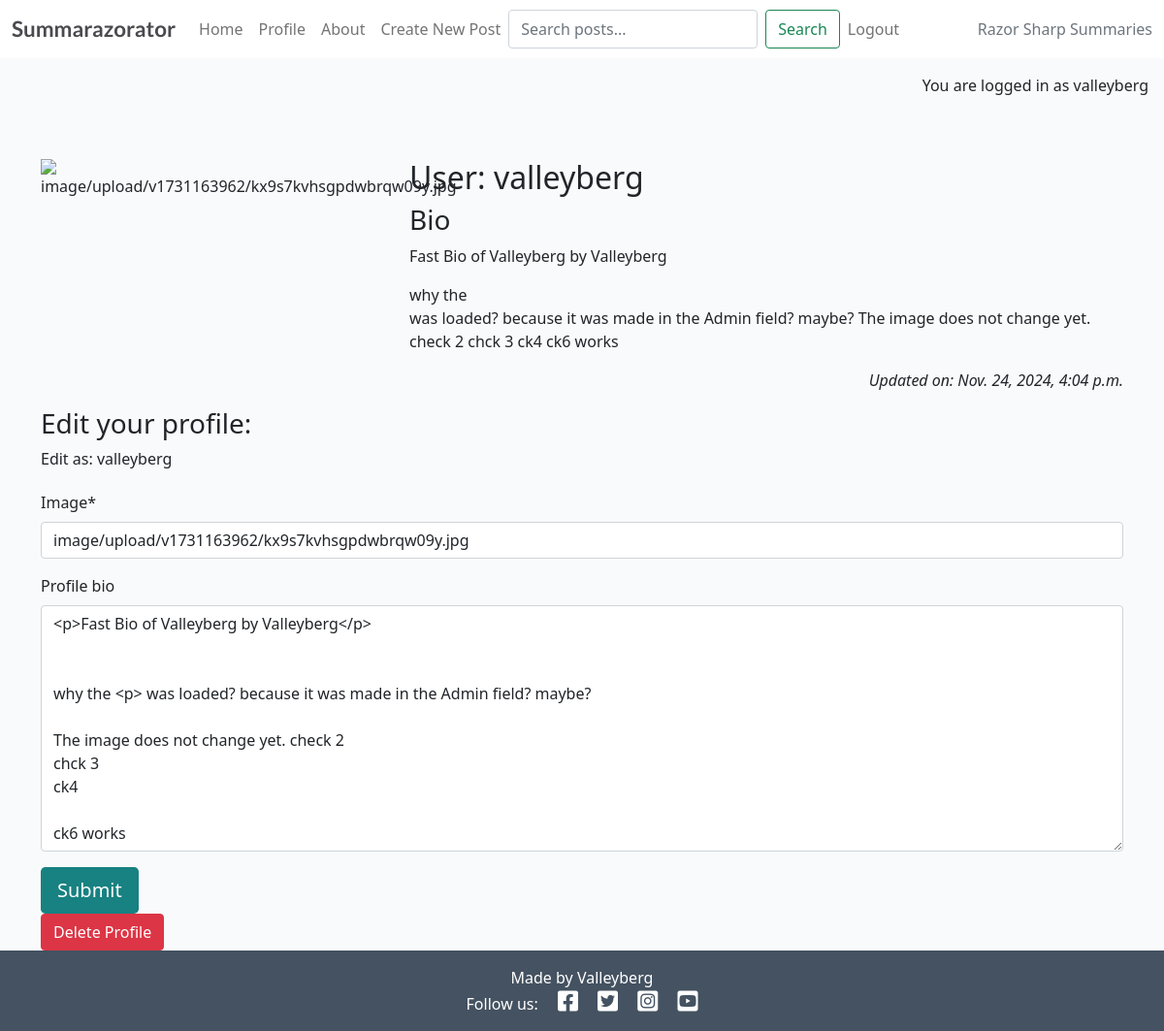
Page /profiler/edit/1/ (signed in) on the earlier database version.
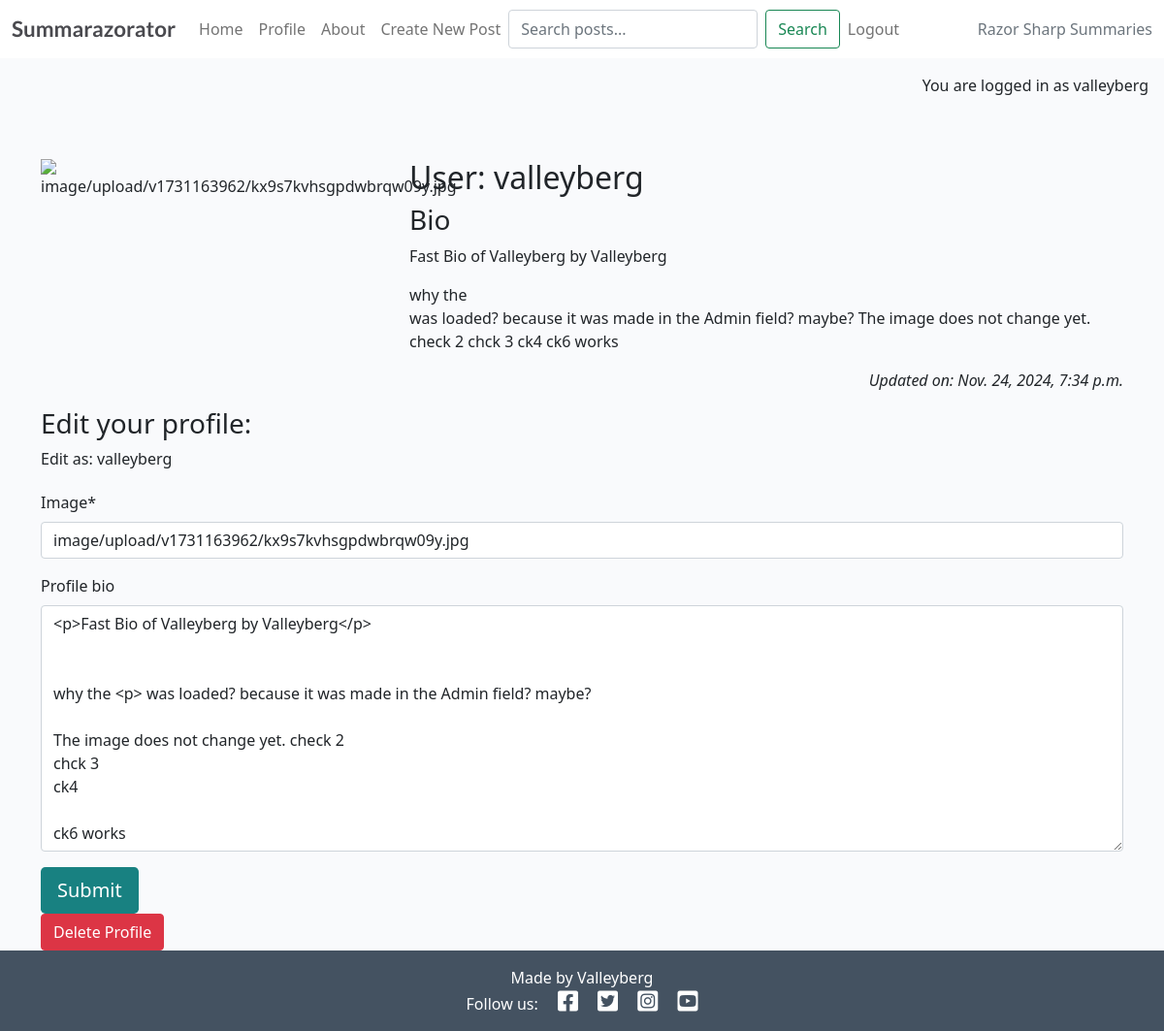
Same page on the later database version.
### profiler/models.py (models this page shows, shortened)
class Profiler(models.Model):
    profile_user = models.OneToOneField(
        User,
        on_delete=models.CASCADE,
        related_name="profiler"
    )
    profile_image = CloudinaryField(
        'image',
        default='static/images/default.png',
        folder='profile_pics'
    )
    profile_bio = models.TextField(
        blank=True,
        max_length=500
    )
    profile_created_on = models.DateTimeField(auto_now_add=True)
    profile_updated_on = models.DateTimeField(auto_now=True)
    profile_last_posts = models.ManyToManyField(
        Post,
        blank=True,
        related_name="profile_posts"
    )
    profile_last_comments = models.ManyToManyField(
        Comment,
        blank=True,
        related_name="profile_comments"
    )

### profiler/views.py (the view)
# urls.py: path('edit/<int:profiler_id>/', views.profiler_edit, name='profiler_edit'),
@login_required
def profiler_edit(request, profiler_id):
    profiler = get_object_or_404(
        Profiler,
        id=profiler_id,
        profile_user=request.user
    )
    if request.method == "POST":
        profiler_form = ProfilerForm(
            request.POST,
            request.FILES,
            instance=profiler
        )
        if profiler_form.is_valid():
            profiler_form.save()
            messages.success(request, 'Profile Updated!')
            return HttpResponseRedirect(reverse("profiler"))
        messages.error(request, 'Error updating profile!')
    else:
        profiler_form = ProfilerForm(instance=profiler)
    return render(
        request,
        "profiler/profiler_editor.html",
        {
            'profiler_form': profiler_form,
            'profiler': profiler
        },
    )

### profiler/forms.py
class ProfilerForm(forms.ModelForm):
    class Meta:
        model = Profiler
        fields = ('profile_image', 'profile_bio')

### profiler/templates/profiler/profiler_editor.html (shortened to what this page needs)
{% extends 'base.html' %}
{% block content %}
{% load static %}
{% load crispy_forms_tags %}
<div class="container mt-5">
    <div class="row">
        <div class="col-4 text-center">
            {% if profiler.profile_image %}
            <img src="{{ profiler.profile_image.url }}" class="scale" alt="{{ profiler.profile_image }}">
            {% else %}
            <img src="{% static 'images/nobody.jpg' %}" class="scale" alt="placeholder image">
            {% endif %}
        </div>
        <div class="col-8" id="profiler-data">
            <h2>User: {{ profiler.profile_user | safe }}</h2>
            <h3>Bio</h3>
            {{ profiler.profile_bio | safe }}
        </div>
    </div>
    <div class="row">
        <div class="col text-right">
            <p class="text-end"><em>Updated on: {{ profiler.profile_updated_on }}</em></p>
        </div>
    </div>
    {% if user.is_authenticated %}
    <h3>Edit your profile:</h3>
    <p>Edit as: {{ user.username }}</p>
    <form id="profilerForm" method="post" style="margin-top: 1.3em;" enctype="multipart/form-data">
        {{ profiler_form | crispy }}
        <button id="submitButton" type="submit" class="btn btn-signup btn-lg">Submit</button>
    </form>
    {% else %}
    <p>Log in to edit your profile.</p>
    {% endif %}
    {% if user == profiler.profile_user %}
    <a href="{% url 'profiler_delete' profiler.pk %}" class="btn btn-danger">Delete Profile</a>
    {% endif %}
</div>
{% endblock content %}

Differences in the rows shown:
changed Profiler "image/upload/v1731163962/kx9s7kvhsgpdwbrqw09y.jpg": profile_updated_on "Nov. 24, 2024, 4:04 p.m." → "Nov. 24, 2024, 7:34 p.m."
